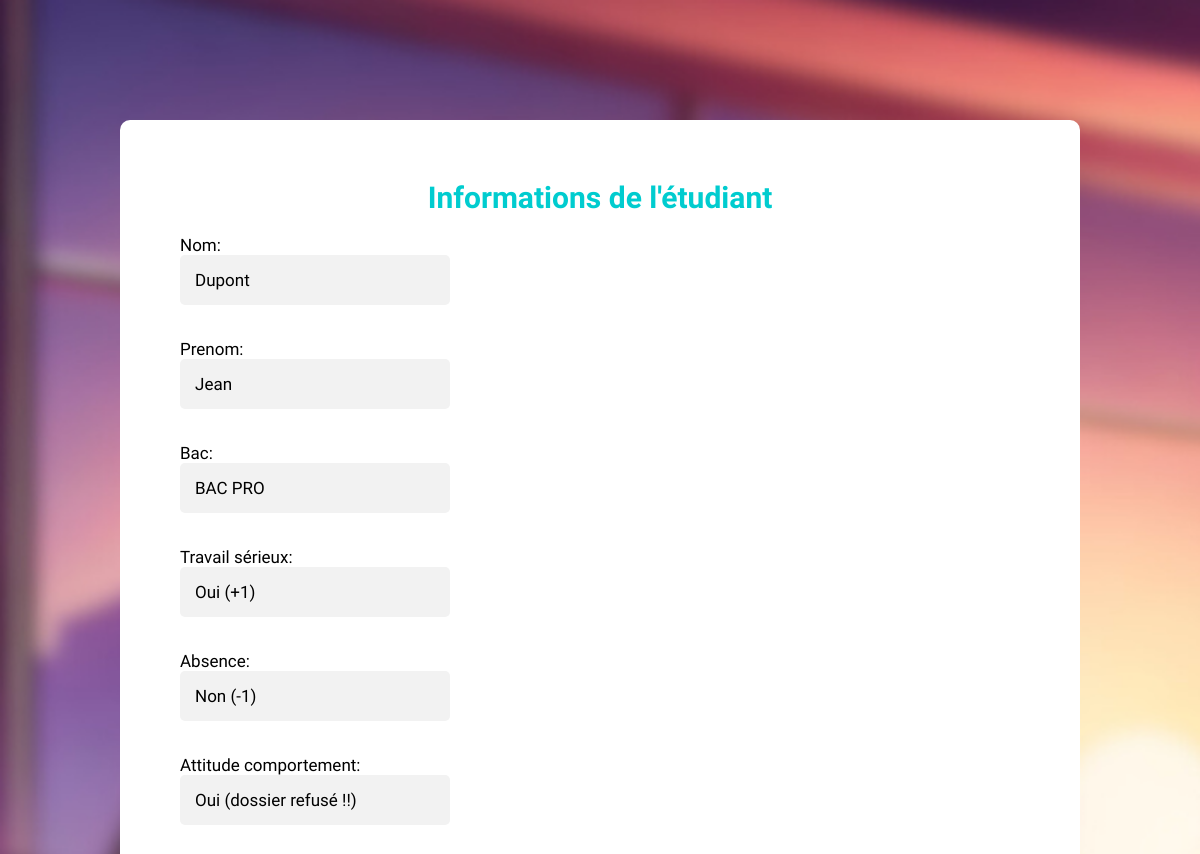
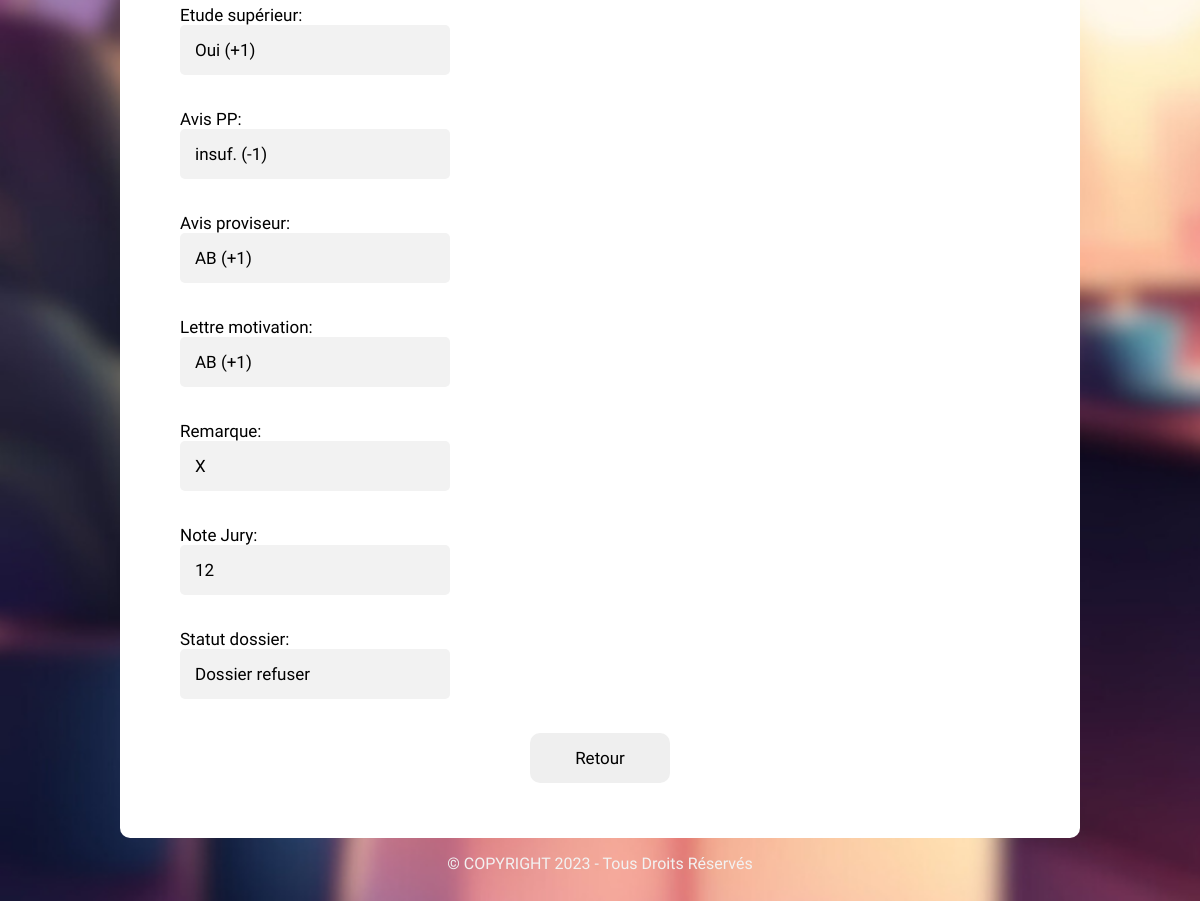
Screenshot of /MonSiteWeb/PageVoirEtudiant/PageVoirEtudiant.php?id=1 with the database file from the repository (2 pictures, top to bottom).
### tables this page shows
CREATE TABLE `etudiants` (
  `id` int(11) NOT NULL,
  `nom` varchar(255) NOT NULL,
  `prenom` varchar(255) NOT NULL,
  `bac` varchar(255) NOT NULL,
  `travail_serieux` varchar(255) NOT NULL,
  `absence` varchar(255) NOT NULL,
  `attitude_comportement` varchar(255) NOT NULL,
  `etude_superieur` varchar(255) DEFAULT '',
  `avis_pp` varchar(255) NOT NULL,
  `avis_proviseur` varchar(255) NOT NULL,
  `lettre_motivation` longtext NOT NULL,
  `remarque` longtext NOT NULL,
  `note_jury` varchar(255) NOT NULL,
  `statut_dossier` varchar(255) NOT NULL
);

### MonSiteWeb/PageVoirEtudiant/PageVoirEtudiant.php (the view, shortened to what this page needs)
<?php
    $pdo = new PDO("mysql:host=localhost;dbname=monsiteweb", "root", "root");
    $id = $_GET['id'];
    $stmt = $pdo->prepare("SELECT * FROM etudiants WHERE id = :id");
    $stmt->execute(['id' => $id]);
    $etudiant = $stmt->fetch();
?>
<!DOCTYPE html>
<html lang="fr">
    <head>
        <link rel=stylesheet href="style.css">
    </head>
    <body>
        <div class="Candidat">
            <h1>Informations de l'étudiant</h1>
            <form method="post" action="/MonSiteWeb/PageModificationEtudiant/RequeteModification.php">
                <label for="nom">Nom:</label><br>
                <input type="text" id="nom" name="nom" value="<?php echo htmlspecialchars($etudiant['nom']); ?>" readonly><br>
                <label for="prenom">Prenom:</label><br>
                <input type="text" id="prenom" name="prenom" value="<?php echo htmlspecialchars($etudiant['prenom']); ?>" readonly><br>
                <label for="bac">Bac:</label><br>
                <input type="text" id="bac" name="bac" value="<?php echo htmlspecialchars($etudiant['bac']); ?>" readonly><br>
                <label for="travail_serieux">Travail sérieux:</label><br>
                <input type="text" id="travail_serieux" name="travail_serieux" value="<?php echo htmlspecialchars($etudiant['travail_serieux']); ?>" readonly><br>
                <label for="absence">Absence:</label><br>
                <input type="text" id="absence" name="absence" value="<?php echo htmlspecialchars($etudiant['absence']); ?>" readonly><br>
                <label for="attitude_comportement">Attitude comportement:</label><br>
                <input type="text" id="attitude_comportement" name="attitude_comportement" value="<?php echo htmlspecialchars($etudiant['attitude_comportement']); ?>" readonly><br>
                <label for="etude_superieur">Etude supérieur:</label><br>
                <input type="text" id="etude_superieur" name="etude_superieur" value="<?php echo htmlspecialchars($etudiant['etude_superieur']); ?>" readonly><br>
                <label for="avis_pp">Avis PP:</label><br>
                <input type="text" id="avis_pp" name="avis_pp" value="<?php echo htmlspecialchars($etudiant['avis_pp']); ?>" readonly><br>
                <label for="avis_proviseur">Avis proviseur:</label><br>
                <input type="text" id="avis_proviseur" name="avis_proviseur" value="<?php echo htmlspecialchars($etudiant['avis_proviseur']); ?>" readonly><br>
                <label for="lettre_motivation">Lettre motivation:</label><br>
                <input type="text" id="lettre_motivation" name="lettre_motivation" value="<?php echo htmlspecialchars($etudiant['lettre_motivation']); ?>" readonly><br>
                <label for="remarque">Remarque:</label><br>
                <input type="text" id="remarque" name="remarque" value="<?php echo htmlspecialchars($etudiant['remarque']); ?>" readonly><br>
                <label for="note_jury">Note Jury:</label><br>
                <input type="text" id="note_jury" name="note_jury" value="<?php echo htmlspecialchars($etudiant['note_jury']); ?>" readonly><br>
                <label for="statut_dossier">Statut dossier:</label><br>
                <input type="text" id="statut_dossier" name="statut_dossier" value="<?php echo htmlspecialchars($etudiant['statut_dossier']); ?>" readonly><br>
                <button class="Bouton" type="button" onclick="window.location.href='/MonSiteWeb/PageClassementSecretaire/PageClassementSecretaire.php'">Retour</button>
            </form>
        </div>
        <div>
            <?php include('../pied_de_page.php'); ?>
        </div>
    </body>
</html>

### MonSiteWeb/PageVoirEtudiant/style.css (style rules this page uses)
body { font-family: 'Raleway', sans-serif; background-color: #fff; background-image: url(../Photos/Photo_Secretaire.png); background-repeat: no-repeat; background-size: cover; background-attachment: fixed; margin: 10% 10%; }
.Candidat { background-color: white; padding: 40px 60px; border-radius: 10px; min-width: 400px; display: flex; flex-direction: column; }
h1 { color: #00CCCF; text-align: center; font-size: 30px; }
input, select, textarea { display: flex; flex-direction: column; padding: 15px; border-radius: 5px; border: none; background-color: #f2f2f2; margin-bottom: 15px; outline: none; font-family: 'Raleway', sans-serif; font-size: 17px; }
label { font-size: 17px; }
.Bouton { display: flex; flex-direction: column; padding: 15px 45px; border: none; border-radius: 10px; margin-bottom: 15px; font-size: 17px; outline: none; cursor: pointer; font-family: 'Raleway', sans-serif; margin-left: auto; margin-right: auto }

### rows the page displays
etudiants: nom "Dupont", prenom "Jean", bac "BAC PRO", travail_serieux "Oui (+1)", absence "Non (-1)", attitude_comportement "Oui (dossier refusé !!)", etude_superieur "Oui (+1)", avis_pp "insuf. (-1)", avis_proviseur "AB (+1)", lettre_motivation "AB (+1)", remarque "X", note_jury "12", statut_dossier "Dossier refuser"
